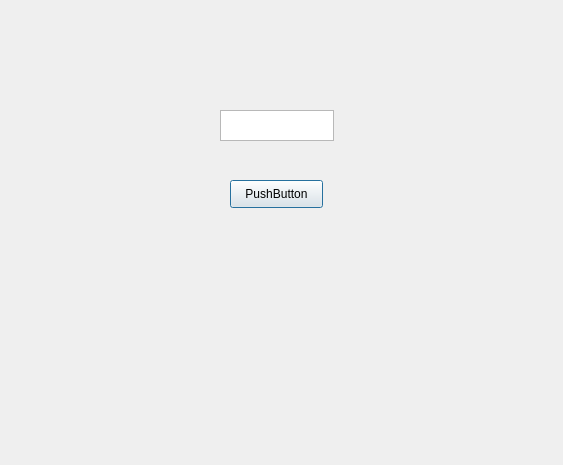
<?xml version="1.0" encoding="UTF-8"?>
<ui version="4.0">
 <class>Dialog</class>
 <widget class="QDialog" name="Dialog">
  <property name="geometry">
   <rect>
    <x>0</x>
    <y>0</y>
    <width>563</width>
    <height>465</height>
   </rect>
  </property>
  <property name="windowTitle">
   <string>Dialog</string>
  </property>
  <widget class="QTextEdit" name="textEdit">
   <property name="geometry">
    <rect>
     <x>220</x>
     <y>110</y>
     <width>114</width>
     <height>31</height>
    </rect>
   </property>
   <property name="cursor" stdset="0">
    <cursorShape>IBeamCursor</cursorShape>
   </property>
   <property name="whatsThis">
    <string>&lt;html&gt;&lt;head/&gt;&lt;body&gt;&lt;p&gt;好大的一个框子，我要狠狠的打！&lt;/p&gt;&lt;/body&gt;&lt;/html&gt;</string>
   </property>
  </widget>
  <widget class="QPushButton" name="pushButton">
   <property name="geometry">
    <rect>
     <x>230</x>
     <y>180</y>
     <width>93</width>
     <height>28</height>
    </rect>
   </property>
   <property name="text">
    <string>PushButton</string>
   </property>
  </widget>
 </widget>
 <resources/>
 <connections>
  <connection>
   <sender>pushButton</sender>
   <signal>clicked()</signal>
   <receiver>textEdit</receiver>
   <slot>clear()</slot>
   <hints>
    <hint type="sourcelabel">
     <x>270</x>
     <y>190</y>
    </hint>
    <hint type="destinationlabel">
     <x>273</x>
     <y>133</y>
    </hint>
   </hints>
  </connection>
 </connections>
</ui>
